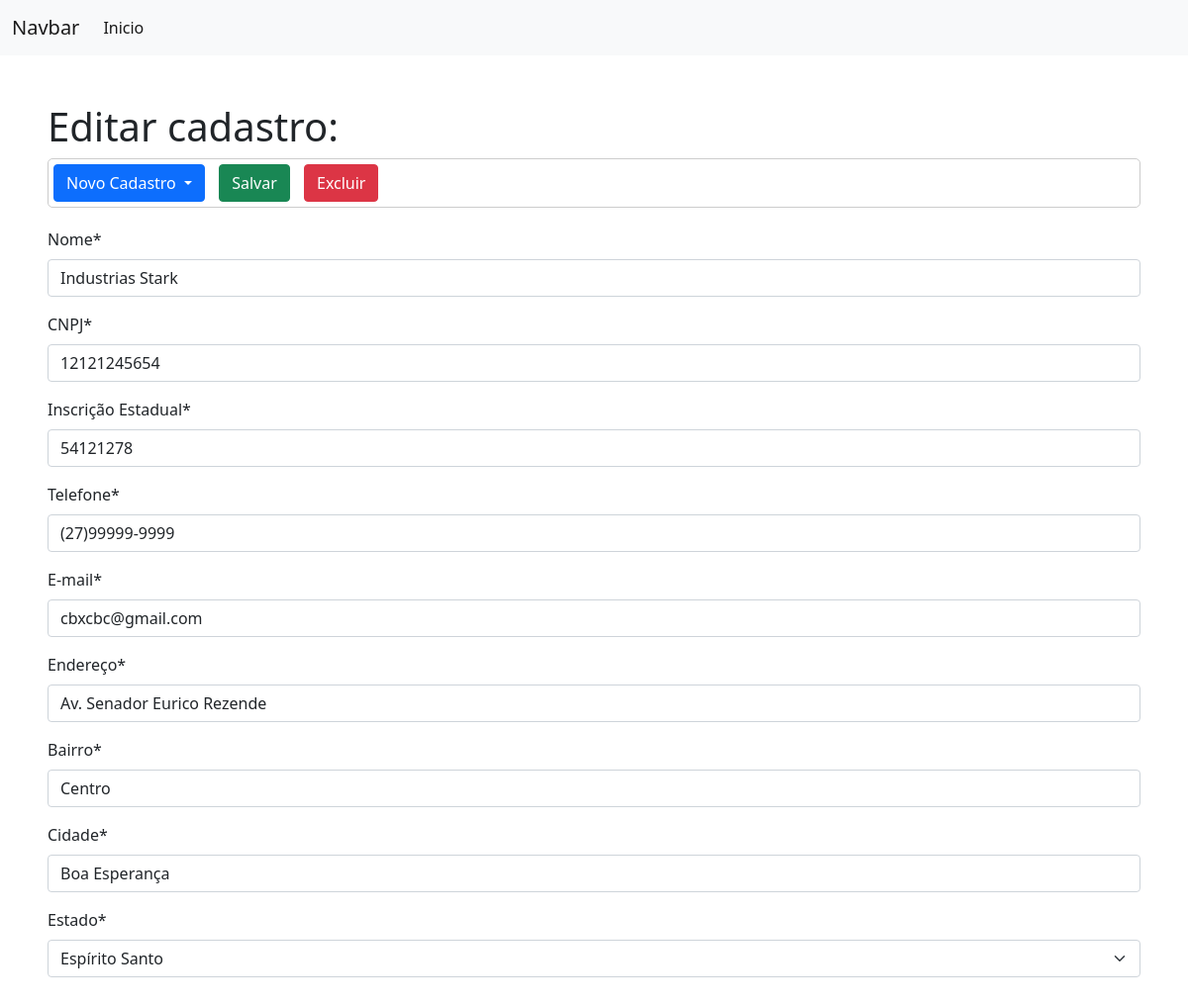
Page /editar_pj/4/ on the committed database.
### formulario/models.py (models this page shows, shortened)
class DadosPessoa(models.Model):
    SEXO_CHOICE = (
        ('M', 'Masculino'),
        ('F', 'Feminino')
    )
    UF_CHOICES = (
        ('AC', 'Acre'),
        ('AL', 'Alagoas'),
        ('AP', 'Amapá'),
        ('BA', 'Bahia'),
        ('CE', 'Ceará'),
        ('DF', 'Distrito Federal'),
        ('ES', 'Espírito Santo'),
        ('GO', 'Goiás'),
        ('MA', 'Maranão'),
        ('MG', 'Minas Gerais'),
        ('MS', 'Mato Grosso do Sul'),
        ('MT', 'Mato Grosso'),
        ('PA', 'Pará'),
        ('PB', 'Paraíba'),
        ('PE', 'Pernanbuco'),
        ('PI', 'Piauí'),
        ('PR', 'Paraná'),
        ('RJ', 'Rio de Janeiro'),
        ('RN', 'Rio Grande do Norte'),
        ('RO', 'Rondônia'),
        ('RR', 'Roraima'),
        ('RS', 'Rio Grande do Sul'),
        ('SC', 'Santa Catarina'),
        ('SE', 'Sergipe'),
        ('SP', 'São Paulo'),
        ('TO', 'Tocantins')
    )
    nome = models.CharField(max_length=100, verbose_name='Nome')
    sexo = models.CharField(max_length=1, choices=SEXO_CHOICE, verbose_name='Sexo')
    cpf = models.CharField(max_length=14, verbose_name='CPF')
    rg = models.CharField(max_length=11, verbose_name='RG')
    dt_nasc = models.DateField(verbose_name='Data de Nascimento', null=True)
    cnpj = models.CharField(max_length=20, verbose_name='CNPJ')
    insc_estadual = models.CharField(max_length=15, verbose_name='Inscrição Estadual')
    telefone = models.CharField(max_length=15, verbose_name='Telefone')
    email = models.CharField(max_length=100, verbose_name='E-mail')
    endereco = models.CharField(max_length=100, verbose_name='Endereço')
    bairro = models.CharField(max_length=100, verbose_name='Bairro')
    cidade = models.CharField(max_length=50, verbose_name='Cidade')
    estado = models.CharField(max_length=2, choices=UF_CHOICES, verbose_name='Estado')

### formulario/views.py (the view)
# urls.py: path('editar_pj/<int:id>/', views.editar_cadastro_pj, name='editar-cadastro-pj'),
def editar_cadastro_pj(request, id):
    cad = get_object_or_404(DadosPessoa, pk=id)
    form_pj = FormPessoaJuridica(instance=cad)
    if request.method == 'POST':
        form_pj = FormPessoaJuridica(request.POST, instance=cad)
        if not form_pj.is_valid():
            return render(request, 'cadastro/edit_pj.html', {'form': form_pj})
        else:
            cad.save()
            return redirect('/')
    else:
        return render(request, 'cadastro/edit_pj.html', {'form': form_pj})

### formulario/forms.py
class FormPessoaJuridica(forms.ModelForm):
    class Meta:
        model = DadosPessoa
        exclude = 'sexo', 'cpf', 'rg', 'dt_nasc'

### formulario/templates/cadastro/edit_pj.html (shortened to what this page needs)
<!DOCTYPE html>
{% extends 'base.html' %}
{% load crispy_forms_tags %}
{% load static %}
   {% block content %}
        <h1>Editar cadastro:</h1>
        <form method="POST">
            <div class="dropdown">
                <button class="btn btn-primary dropdown-toggle" type="button" id="dropdownMenuButton1" data-bs-toggle="dropdown" aria-expanded="false">
                    Novo Cadastro
                </button>
                <input type="submit" class="btn btn-success" value="Salvar">
                <button type="button" class="btn btn-danger">Excluir</button>
            </div>
            {{form|crispy}}
        </form>
   {% endblock %}

### formulario/static/css/styles.css (style rules this page uses)
.dropdown { margin-bottom: 20px; border: solid 1px #ccc; border-radius: 5px; }
.btn { margin: 5px; }

### rows in the picture
DadosPessoa: nome "Industrias Stark", cnpj "12121245654", insc_estadual "54121278", telefone "(27)99999-9999", email "cbxcbc@gmail.com", endereco "Av. Senador Eurico Rezende", bairro "Centro", cidade "Boa Esperança", estado "Espírito Santo"
